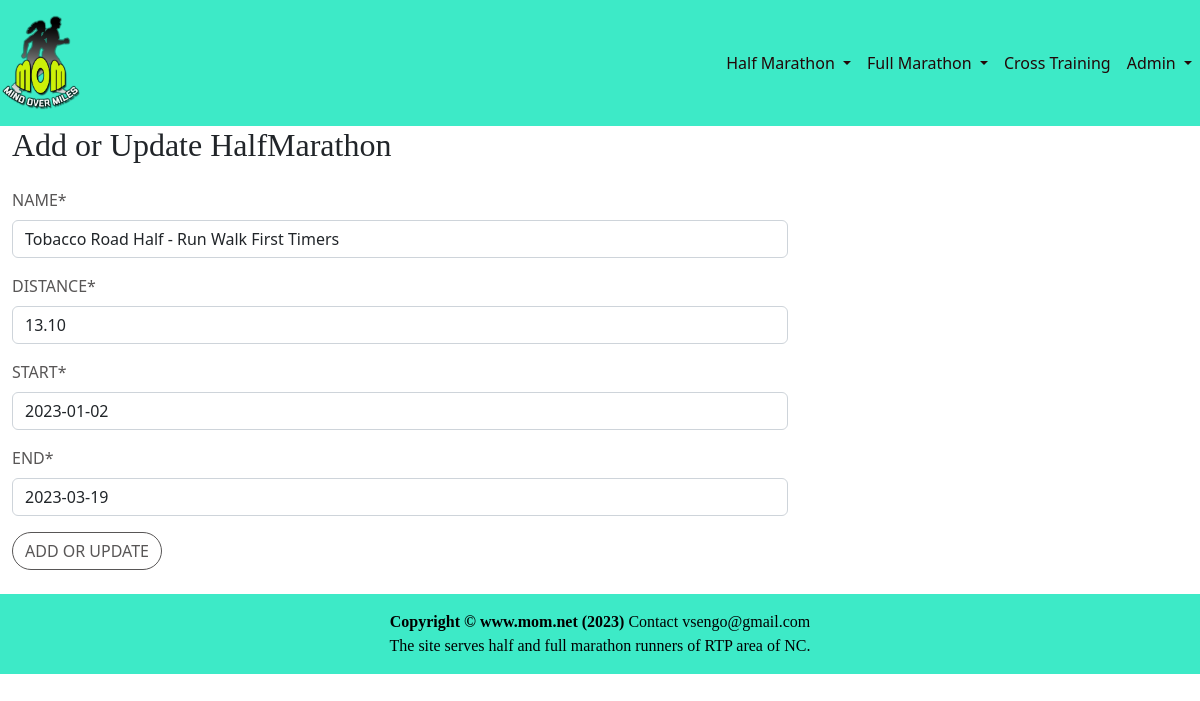
The page /training/halfMarathonUpd1 (signed in) on the database as committed earlier.
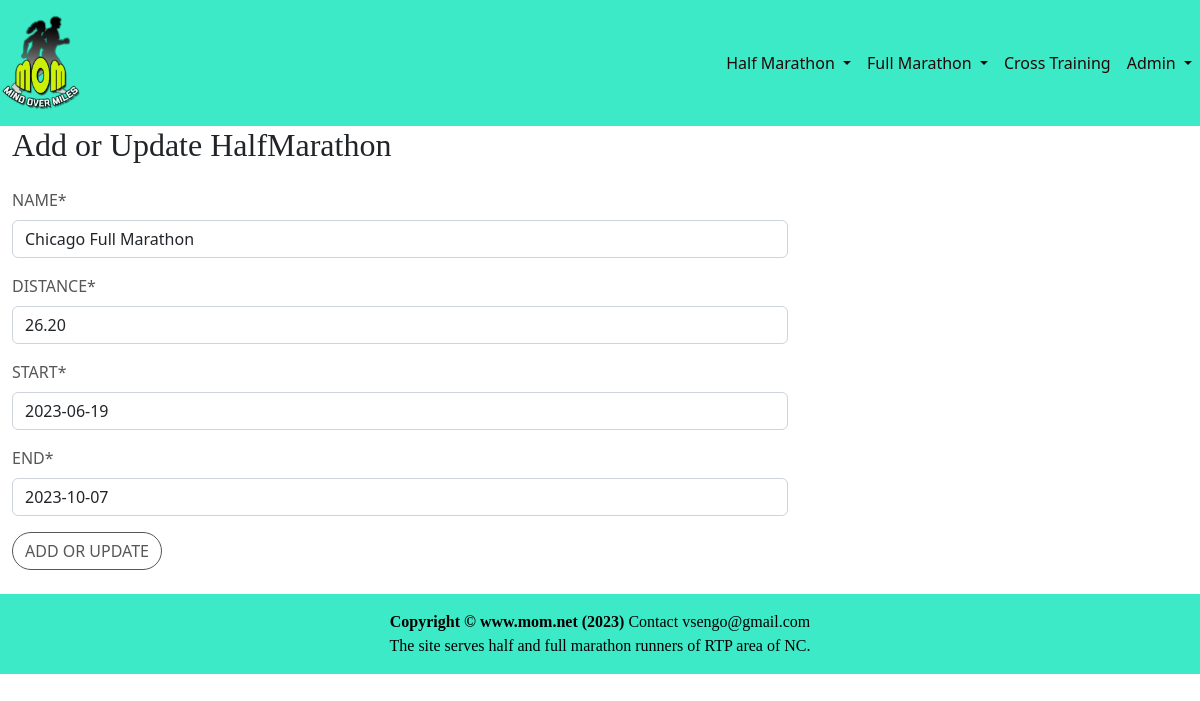
The same page on the database as committed later.
### training/models.py (models this page shows)
class Race(models.Model):
    name = models.CharField(max_length=128)
    distance = models.DecimalField(max_digits=4,decimal_places=2)
    start = models.DateField()
    end = models.DateField()

### training/views.py (the view, shortened to what this page needs)
# urls.py: re_path(r'halfMarathonUpd(?P<pk>\d+)', halfMarathonUpdView,  name='halfMarathonUpd'),
@login_required
def halfMarathonUpdView(request,pk):
    if request.method == 'GET':
        if pk=='x':
            form = RaceForm()
            run = Race()
        else:
            run = Race.objects.get(id=pk)
        form  = RaceForm(instance = run)
        form_name="HalfMarathon"
        return render(request,template_name='common_form.html',context={'form':form, 'form_name':form_name})

### training/forms.py (shortened to what this page needs)
class RaceForm(forms.ModelForm):
    widgets = {
        'start': BootstrapDateTimePickerInput(format='%Y-%m-%d'), # specify date-frmat
        'end'  : BootstrapDateTimePickerInput(format='%Y-%m-%d'), # specify date-frmat
    }
    class Meta:
        model = Race
        fields = "__all__"

### accounts/templates/common_form.html (shortened to what this page needs)
{% extends 'home/base.html' %}
{% block content %}
{% load static %}
{% load crispy_forms_tags %}
<div class="container-fluid">
    <div class="row no-gutter">
        <div class="col-md-6 col-lg-8">
        <h2 class="login-heading mb-4">Add or Update {{form_name}}</h2>
            <form method="post" enctype="multipart/form-data">
                {{ form | crispy}}
                <div>
                    <button type="submit" class="btn btn-dark btn-md">Add or Update</button>
                </div>
            </form>
        </div>
    </div>
</div>
{% include 'home/footer.html' %}
{% endblock %}

Rows that differ between the two databases and show on the page:
changed Race: name "Tobacco Road Half - Run Walk First Timers" → "Chicago Full Marathon"; distance "13.10" → "26.20"; start "2023-01-02" → "2023-06-19"; end "2023-03-19" → "2023-10-07"
